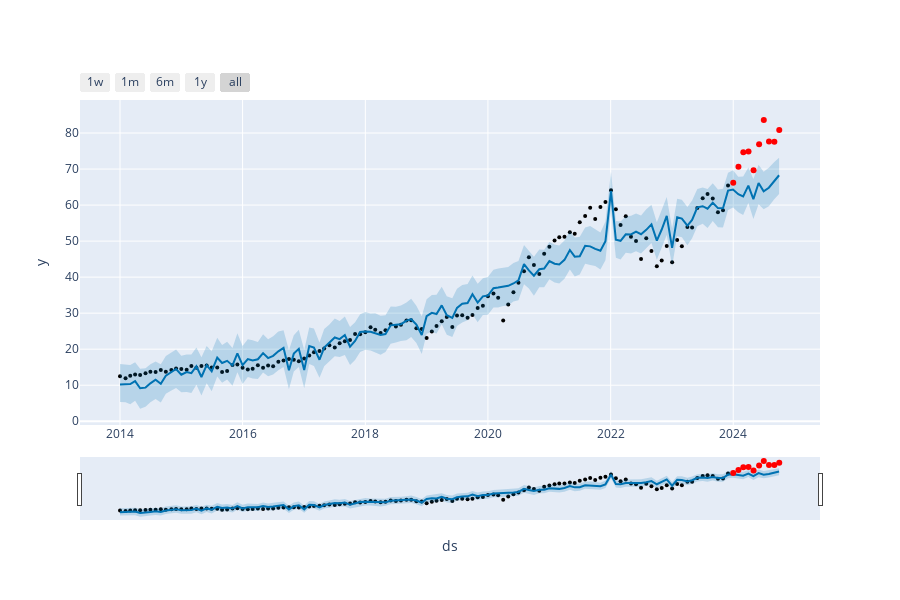
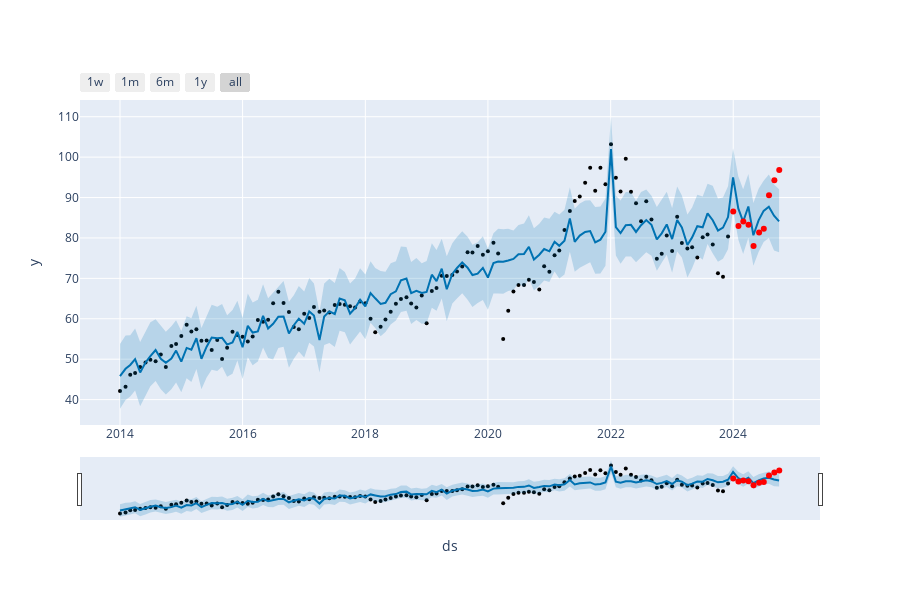
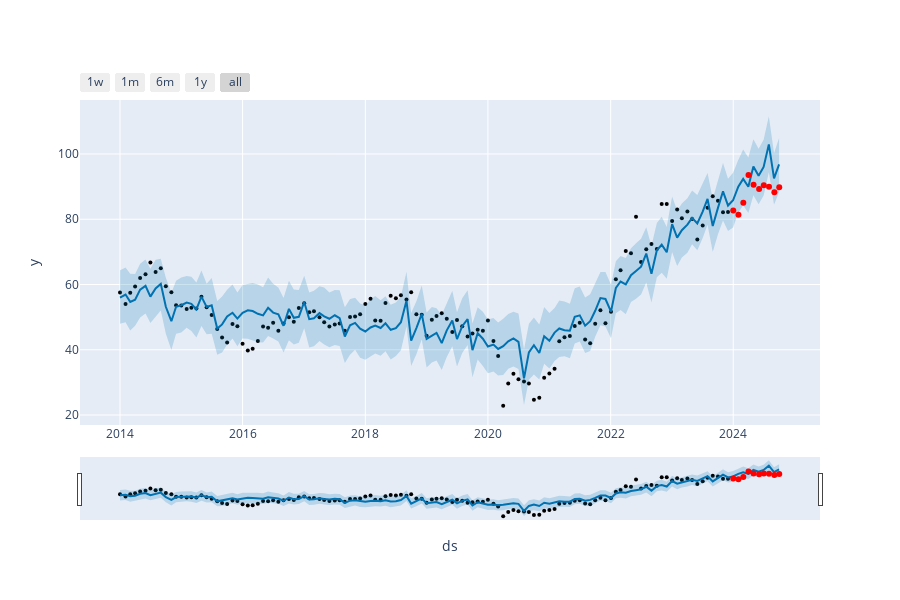
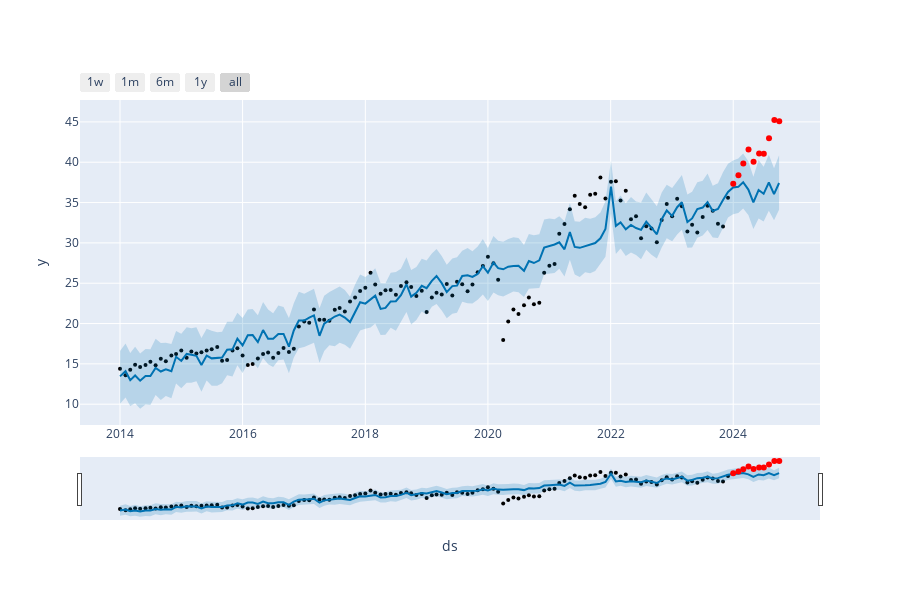

Here is the notebook cell these charts were saved with, in order:
### Code cell
model_results = []
for ticker in list(dict_of_ticker_dfs.keys()):
    train, test, tss = split_time_series(ticker_df, ticker, ['y'], ['ds'])
    (ticker, model, forecast, rmse_out_sample, mae_out_sample, mape_out_sample) = fit_model(train, test)
    result = {"ticker": ticker,
                           "model": model,
                           "forecast": forecast,
                           "out_sample_mape": mape_out_sample,
                           "out_sample_rmse": rmse_out_sample,
                           "out_sample_mae": mae_out_sample}
    
    
    model_results.append(result)

model_results = pd.DataFrame(model_results)
display(model_results.drop(['model','forecast'],axis = 1))
